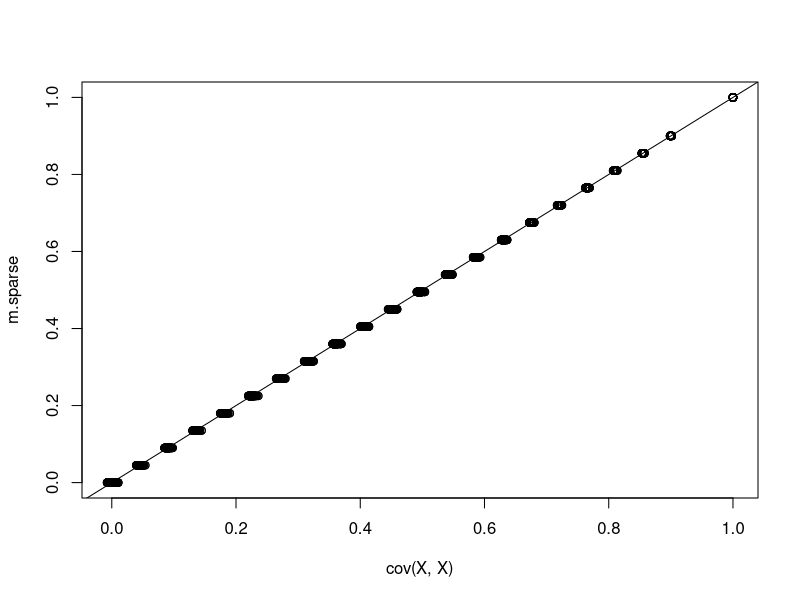
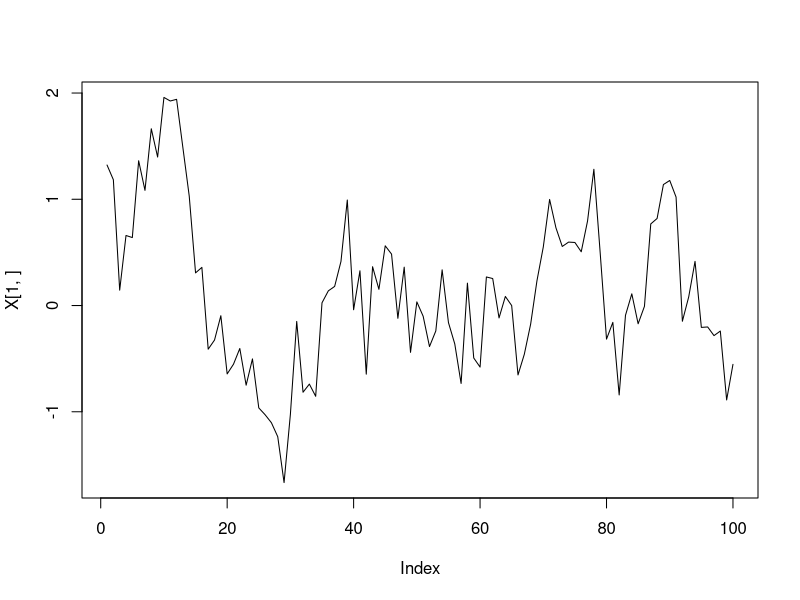

The R source for these figures, in order:
# Demonstrate the time-saving use of sparse matrices and irlba.

library("Matrix")
library("irlba")
library("microbenchmark")

GetCov <- function(p, m, max.corr = .5, sparse = T) {
  # Generate a covariance matrix with limited off-diagonal elements.
  #
  # Args:
  #   p: dimensionality of the cov mat
  #   m: number non-zero elements in each direction off the diagonal
  #   max.corr: maximum correlation between variables
  #   sparse: whether to use sparse data structure (Matrix vs matrix)
  #
  # Returns:
  #   A matrix with nonzeros close to the diagonal and zeros everywhere else
  #   Each row will look like 
  #       0 0 0 0 0 .1 .2 ... .9 1 .9  ... .2 .1 0 0 0 0 0

  r <- seq(max.corr, 0, length.out=m + 1)
  r <- r[ -length(r)]
  if (sparse) {
    mat <- Matrix(0, nrow = p, ncol = p, sparse = T)
  } else {
    mat <- matrix(0, nrow = p,ncol = p)
  }
  
  for (i in 1:length(r)) {
    mat[seq(from = i+1, by = p+1, length.out = p-i )] <- r[i]
  }
  
  mat <- mat + t(mat)
  diag(mat) <- 1
  return(mat)
}

# Model parameters.
n <- 100000  # The number of observations.
p <- 100     # The dimension of each observation.
m <- 20      # The number of off-diagonal covariance terms in each direction.

# Get the covariance matrix, set number of non zero off diagonals at 40
# First, use sparse matrices and check the size
m.sparse <- GetCov(p, m, .9, T)
object.size(m.sparse)

# Now use dense matrices and check the size
m.dense <- GetCov(p, m, .5, F)
object.size(m.dense)

# Task 1: Generate an n x p matrix X, where each row is an
#         observation with covariance matrix m.sparse.  Check that the covariance
#         is correct.  Generate a plot of the first row showing that adjacent columns
#         are correlated with one another.

# Get the Cholesky decomposition of the cov mat so we can generate the data matrix X
A.sparse <- t(chol(m.sparse))

# Generate X with desired covariance
X <- as.matrix(t(A.sparse %*% matrix(rnorm(n*p), p, n)))

# Task 2: Use scale() to center and scale the columns.
X <- scale(X, center=TRUE, scale=TRUE)
plot(cov(X, X), m.sparse); abline(0, 1)

# Plot one realization of X - we can see the correlation structure
plot(X[1,], type = 'l')

# Task 3: Calculate the principal components using the four
#         functions svd(), irlba(), eigen(), and irlba().
#         With irlba(), just look at the top five.
#         Confirm that they give the same answer.  Note:
#         you need to think about the normalizing constants.
# Task 4: Use microbenchmark to compare the speeds.  What method
#         is the fastest?
# Task 5: Implement the power method to find the top eigenvalue
#         and eigenvector.  (You can use a for loop.)  Check that
#         it matches the other methods.
# Task 6: Use your favorite method to experiment with PCA on
#         non-centered, non-scaled columns.  How does centering and
#         scaling affect the PCA analysis?

# If you get stuck, you can find answers to all but task 6 in big_pca.R, though it will
# be best if you do it yourself!
